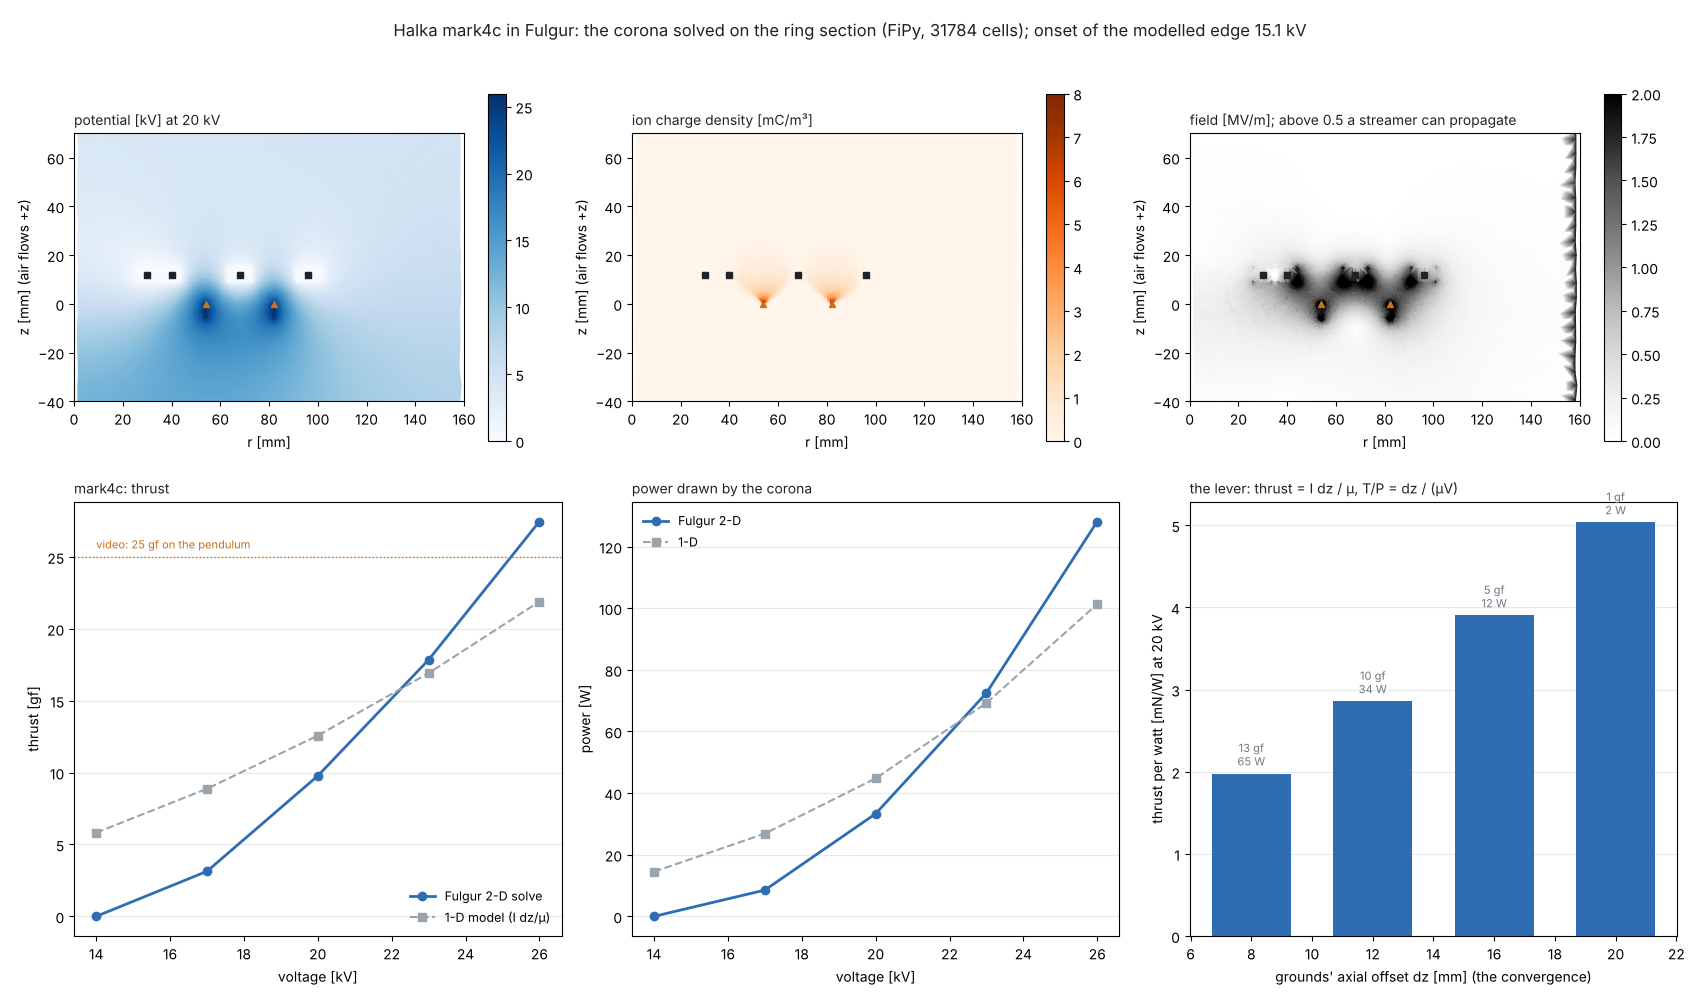

Here is the Python script that generated this plot:
"""Halka solved in Fulgur (``docs/plasma.md``, P3): the ring section of a preset meshed with Gmsh and the corona
solved on FiPy — the field with its space charge, the ions, the current and the force on the air — against the 1-D
model and the video's numbers.

    python halka_fulgur.py [out.png]        # the sweep and the figure (minutes; seconds under vegeta.mock)

``solve_section(preset, V)`` is the unit of work; ``sweep`` runs the voltages, ``offset_sweep`` the convergence
offset dz (the lever the 2-D solve found: thrust = I dz / mu). Under ``vegeta.mock`` the solve returns the 1-D
model's numbers, labelled mock.
"""
from __future__ import annotations

import math
import sys

import numpy as np

from vegeta.fulgur import Air, DRY
from vegeta.fulgur.ehd import CoronaProblem, ring_section
from vegeta.fulgur.thruster import PRESETS

from halka import Halka

G = 9.81
EDGE_R = 0.1e-3                 # the emitter's effective edge radius (the teeth as an axisymmetric edge)
DOMAIN = dict(r_outer_k=1.6, z_lo=-0.06, z_hi=0.10)


def rings_of(preset: str, dz: float | None = None) -> list:
    """[(radius, role, z)] of the preset in metres, the grounds' offset replaced by ``dz`` when given."""
    t = PRESETS[preset]
    return [(r.radius, r.role, (dz if dz is not None else r.z) if r.role == "ground" else 0.0) for r in t.rings]


def section(preset: str = "mark4c", dz: float | None = None, edge_r: float = EDGE_R, lc: float = 1.0, params=None):
    """The Gmsh section of the preset: Halka's strip and ground sections, cells ``lc`` times the default size."""
    p = {q.name: q.default for q in Halka.parameters}
    p.update(params or {})
    t = PRESETS[preset]
    strip_h, ground_h = p["strip_h"] * 1e-3, p["ground_h"] * 1e-3
    ground_w = (p["ground_w"] if t.name != "mark4" else p["ground_t"]) * 1e-3
    return ring_section(rings_of(preset, dz), r_outer=DOMAIN["r_outer_k"] * t.outer_radius, z_lo=DOMAIN["z_lo"], z_hi=DOMAIN["z_hi"],
                        strip_h=strip_h, strip_t=max(p["strip_t"] * 1e-3, 2 * edge_r), ground_w=ground_w, ground_h=ground_h,
                        edge_r=edge_r, lc_edge=15e-6 * lc, lc_ground=0.5e-3 * lc, lc_far=6e-3 * lc)


def solve_section(preset: str, V: float, air: Air = DRY, dz: float | None = None, edge_r: float = EDGE_R, lc: float = 1.0,
                  problem=None) -> dict:
    """The corona of the preset at ``V``: current, thrust (the axial force on the air), the radial force, power,
    thrust per watt, the onset voltage of the modelled edge; ``problem`` reuses a built ``CoronaProblem``."""
    if problem is None:
        mesh, em, gr, edge = section(preset, dz, edge_r, lc)
        problem = CoronaProblem(mesh, em, gr, air.peek_field(edge_r, 0.9), air=air, geometry="planar_axi", inject=edge)
    problem.rho.setValue(0.0)                                   # the Laplace field of the modelled edge: its onset
    problem._solve_poisson(1e3)
    onset = problem.e_onset / problem.field_at(problem.inject) * 1e3
    r = problem.solve(V)
    return {"preset": preset, "V": V, "I": r.current, "thrust": r.force_z, "force_r": r.force_r, "power": r.power,
            "thrust_per_watt": r.thrust_per_watt, "onset": onset, "converged": r.converged, "iterations": r.iterations,
            "cells": problem.mesh.numberOfCells, "dz": dz, "edge_r": edge_r, "problem": problem}


def sweep(preset: str, voltages, air: Air = DRY, dz: float | None = None, lc: float = 1.0) -> list:
    out, prob = [], None
    for V in voltages:
        r = solve_section(preset, V, air, dz, lc=lc, problem=prob)
        prob = r["problem"]
        out.append(r)
    return out


def offset_sweep(preset: str, V: float, dzs, air: Air = DRY, lc: float = 1.0) -> list:
    return [solve_section(preset, V, air, dz, lc=lc) for dz in dzs]


def one_d(preset: str, V: float, air: Air = DRY, dz: float | None = None) -> dict:
    t = PRESETS[preset]
    if dz is not None:
        from dataclasses import replace
        t = replace(t, rings=tuple(replace(r, z=dz if r.role == "ground" else 0.0) for r in t.rings))
    return t.estimate(V, air)


# --- the mock: the 1-D model's numbers at once
def _mock_solve_section(preset, V, air=DRY, dz=None, edge_r=EDGE_R, lc=1.0, problem=None):
    from vegeta import mock
    e = one_d(preset, V, air, dz)
    return mock.label({"preset": preset, "V": V, "I": e["I"], "thrust": e["thrust"], "force_r": 0.0, "power": e["power"],
                       "thrust_per_watt": e["thrust_per_watt"], "onset": e["onset"], "converged": True, "iterations": 0,
                       "cells": 0, "dz": dz, "edge_r": edge_r, "problem": None})


try:
    from vegeta import mock as _mock
    _mock.on_install(lambda: _mock.patch(sys.modules[__name__], "solve_section", _mock_solve_section))
except ImportError:                                          # the toolkit without vegeta-cli
    pass


# --- the figure
def _tri(problem):
    import matplotlib.tri as mtri
    c = np.asarray(problem.mesh.cellCenters) * 1e3
    tri = mtri.Triangulation(c[0], c[1])
    # drop the triangles that bridge an electrode hole (long edges across it)
    x, y = c[0][tri.triangles], c[1][tri.triangles]
    edge = np.max([np.hypot(x[:, i] - x[:, (i + 1) % 3], y[:, i] - y[:, (i + 1) % 3]) for i in range(3)], axis=0)
    tri.set_mask(edge > 9.0)
    return tri


def main(out="halka_fulgur.png", preset="mark4c", voltages=(14e3, 17e3, 20e3, 23e3, 26e3), dzs=(0.008, 0.012, 0.016, 0.020)):
    import matplotlib
    matplotlib.use("Agg")
    import matplotlib.pyplot as plt
    INK, MUTED, BLUE, ORANGE, GREY = "#1f2328", "#6e7781", "#2f6db3", "#c8711a", "#9aa4ad"
    rows = sweep(preset, voltages)
    off = offset_sweep(preset, 20e3, dzs)
    fig = plt.figure(figsize=(17, 10))
    gs = fig.add_gridspec(2, 3)
    # the fields at 20 kV
    r20 = min(rows, key=lambda r: abs(r["V"] - 20e3))
    prob = r20["problem"]
    if prob is not None:
        tri = _tri(prob)
        phi = np.asarray(prob.phi.value) / 1e3
        rho = np.asarray(prob.rho.value) * 1e3
        E = np.asarray(prob._E_cell()); emag = np.hypot(E[0], E[1]) / 1e6
        for k, (val, title, cmap, vmax) in enumerate([(phi, f"potential [kV] at {r20['V']/1e3:.0f} kV", "Blues", None),
                                                      (rho, "ion charge density [mC/m³]", "Oranges", np.percentile(rho[rho > 0], 99) if (rho > 0).any() else None),
                                                      (emag, "field [MV/m]; above 0.5 a streamer can propagate", "Greys", 2.0)]):
            ax = fig.add_subplot(gs[0, k])
            cf = ax.tripcolor(tri, val, cmap=cmap, vmin=0, vmax=vmax, shading="gouraud")
            fig.colorbar(cf, ax=ax, shrink=0.8)
            for rr, role, z in rings_of(preset):
                ax.plot([rr * 1e3], [z * 1e3], "s" if role == "ground" else "^", color=INK if role == "ground" else ORANGE, ms=5)
            ax.set_xlim(0, 160); ax.set_ylim(-40, 70); ax.set_aspect("equal")
            ax.set_xlabel("r [mm]"); ax.set_ylabel("z [mm] (air flows +z)"); ax.set_title(title, fontsize=10, loc="left", color=INK)
    # thrust and power vs V: 2-D and 1-D
    ax = fig.add_subplot(gs[1, 0])
    Vk = [r["V"] / 1e3 for r in rows]
    ax.plot(Vk, [r["thrust"] / G * 1e3 for r in rows], "o-", color=BLUE, lw=2, label="Fulgur 2-D solve")
    ax.plot(Vk, [one_d(preset, r["V"])["thrust"] / G * 1e3 for r in rows], "s--", color=GREY, lw=1.5, label="1-D model (I dz/μ)")
    ax.axhline(25, color=ORANGE, lw=1, ls=":"); ax.text(Vk[0], 25.6, "video: 25 gf on the pendulum", color=ORANGE, fontsize=8)
    ax.set_xlabel("voltage [kV]"); ax.set_ylabel("thrust [gf]"); ax.legend(frameon=False, fontsize=9); ax.grid(axis="y", color="#e6e8eb")
    ax.set_title(f"{preset}: thrust", loc="left", color=INK, fontsize=10)
    ax = fig.add_subplot(gs[1, 1])
    ax.plot(Vk, [r["power"] for r in rows], "o-", color=BLUE, lw=2, label="Fulgur 2-D")
    ax.plot(Vk, [one_d(preset, r["V"])["power"] for r in rows], "s--", color=GREY, lw=1.5, label="1-D")
    ax.set_xlabel("voltage [kV]"); ax.set_ylabel("power [W]"); ax.legend(frameon=False, fontsize=9); ax.grid(axis="y", color="#e6e8eb")
    ax.set_title("power drawn by the corona", loc="left", color=INK, fontsize=10)
    ax = fig.add_subplot(gs[1, 2])
    dzk = [r["dz"] * 1e3 for r in off]
    ax.bar(dzk, [r["thrust_per_watt"] * 1e3 for r in off], width=2.6, color=BLUE)
    for r in off:
        ax.text(r["dz"] * 1e3, r["thrust_per_watt"] * 1e3 + 0.1, f"{r['thrust']/G*1e3:.0f} gf\n{r['power']:.0f} W", ha="center", fontsize=8, color=MUTED)
    ax.set_xlabel("grounds' axial offset dz [mm] (the convergence)"); ax.set_ylabel("thrust per watt [mN/W] at 20 kV")
    ax.set_title("the lever: thrust = I dz / μ, T/P = dz / (μV)", loc="left", color=INK, fontsize=10); ax.grid(axis="y", color="#e6e8eb"); ax.set_axisbelow(True)
    fig.suptitle(f"Halka {preset} in Fulgur: the corona solved on the ring section (FiPy, {r20['cells']} cells); onset of the modelled edge {r20['onset']/1e3:.1f} kV", color=INK)
    fig.tight_layout()
    fig.savefig(out, dpi=100)
    return out, rows, off


if __name__ == "__main__":
    out, rows, off = main(*sys.argv[1:2])
    for r in rows:
        print(f"{r['V']/1e3:5.1f} kV  I={r['I']*1e3:6.2f} mA  T={r['thrust']/G*1e3:5.1f} gf  P={r['power']:6.1f} W  T/P={r['thrust_per_watt']*1e3:.2f} mN/W  conv={r['converged']}")
    for r in off:
        print(f"dz={r['dz']*1e3:4.0f} mm at 20 kV  I={r['I']*1e3:5.2f} mA  T={r['thrust']/G*1e3:5.1f} gf  P={r['power']:5.1f} W  T/P={r['thrust_per_watt']*1e3:.2f} mN/W")
    print(out)
